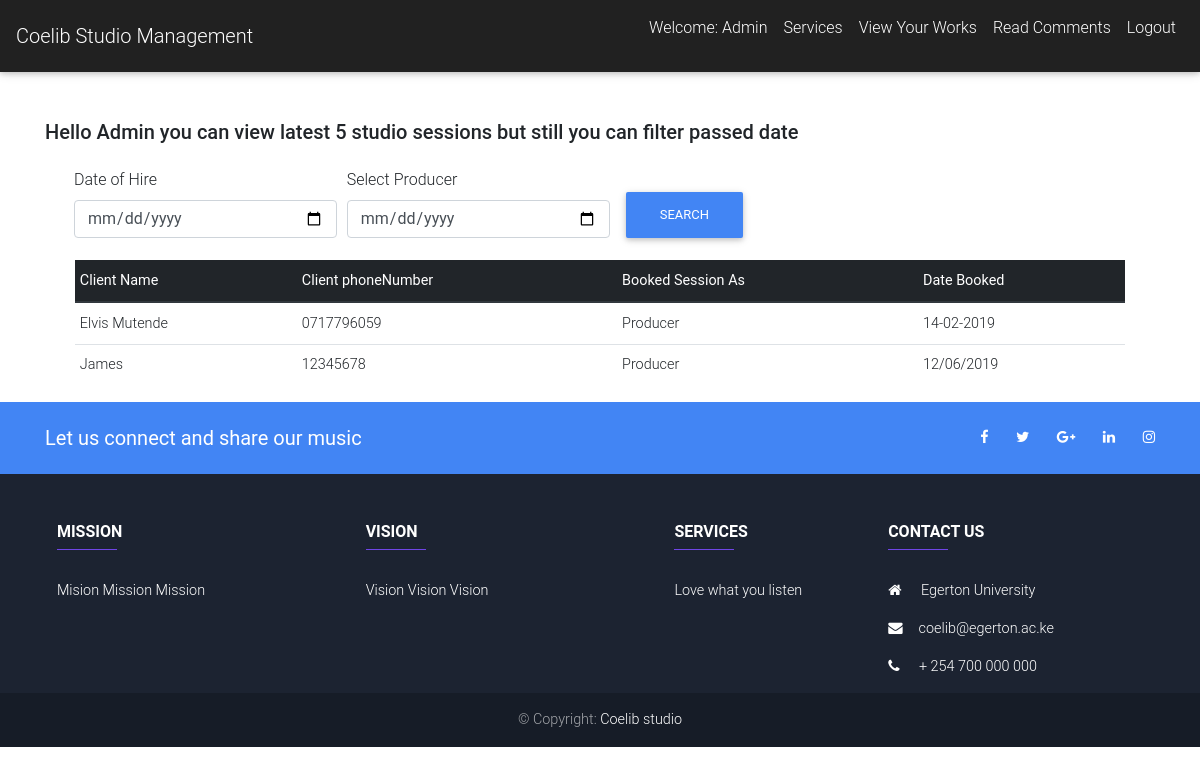
The app's page /sessions/ (signed in) with its own data.
### services/models.py (models this page shows)
class StudioSession(models.Model):
    BOOK_AS_CHOICES = (('Producer','Producer'),('Other','Other'))
    fullName = models.CharField(max_length=100)
    phoneNumber = models.CharField(max_length=13)
    booked_as = models.CharField(max_length=20, choices=BOOK_AS_CHOICES, default='Other')
    start_date = models.CharField(max_length=100)

### newusers/views.py (the view)
# urls.py: path('sessions/', views.studio_sessions, name="studio_sessions"),
def studio_sessions(request):
    sessions_available = StudioSession.objects.all()
    if(sessions_available.count() < 1):
        messages.success(request, 'Sorry we currently have no active sessions')
    context = {'sessions_available':sessions_available}
    return render(request, 'newusers/studio_sessions.html', context)

### newusers/templates/newusers/studio_sessions.html (shortened to what this page needs)
{% extends 'newusers/base.html' %}
{% block content %}
<br><br><br>
<div class="container">
    <h2 class="h5 gray-text text-left mb-4">Hello {{ user.username }}  you can view latest 5 studio sessions but still you can filter passed date</h2>
    <form method="GET">
              <div class="form-row ml-4">
                <div class="form-group col-md-3">
                  <label for="datefrom">Date of Hire</label>
                  <input type="date" class="form-control" id="datefrom"  name="from" width="100">
                </div>
                <div class="form-group col-md-3">
                  <label for="dateto">Select Producer</label>
                    <input type="date" class="form-control" id="dateto"  name="to">
                </div>
                <div class="form-group col-md-3">
                    <input type="submit" class="btn btn-primary mt-4" id="btn"  value="Search" height="30">
                </div>
          </div>
    </form>
    <div class="container">
      {% if sessions_available %}
      <div class="container">
      <table class="table table-hover table-sm">
                <thead class="thead-dark">
                  <tr>
                    <th>Client Name</th>
                    <th>Client phoneNumber</th>
                    <th>Booked Session As</th>
                    <th>Date Booked</th>
                    </tr>
                </thead>
                  <tbody>
          {% for sessions in sessions_available %}
          <tr>
            <td>{{sessions.fullName}}</td>
            <td>{{ sessions.phoneNumber }}</td>
            <td>{{ sessions.booked_as }}</td>
            <td>{{sessions.start_date}}</td>
          </tr>
          {% endfor %}
                </tbody>
              </table>
          </div>
      {% endif %}
    </div>
</div>
{% endblock %}

### newusers/templates/newusers/base.html (shortened to what this page needs)
<!doctype html>
<html lang="en">
  <head>
    {% load static %}
    <link rel="stylesheet" href="{% static 'bootstrap/MDB/css/bootstrap.min.css' %}" type="text/css" >
    <link href="{% static 'bootstrap/MDB/css/mdb.min.css' %}" type= "text/css" rel="stylesheet">
    <link rel="stylesheet" href="https://cdnjs.cloudflare.com/ajax/libs/font-awesome/4.7.0/css/font-awesome.min.css">
    <link rel="stylesheet" href="{% static 'css/style.css' %}">
  </head>
<body>
    <nav class="navbar navbar-expand-lg navbar-dark bg-dark fixed-top">
    <a class="navbar-brand" href="{% url 'index' %}">
          Coelib Studio Management
    </a>
    <div class="collapse navbar-collapse" id="navbarSupportedContent">
        <ul class="navbar-nav ml-auto">
            {% if user.is_authenticated %}
                <li class="nav-item">
                  <p class="nav-link"> Welcome: {{ user.username }}</p>
                </li>
                <li class="nav-item">
                  <a class="nav-link" href="{% url 'services' %} ">Services</a>
                </li>
                <li class="nav-item">
                  <a class="nav-link" href="">View Your Works</a>
                </li>
                <li class="nav-item">
                  <a class="nav-link" href="">Read Comments</a>
                </li>
                 <li class="nav-item">
                  <a class="nav-link" href="{% url 'logout' %}">Logout</a>
                </li>
          {% endif %}
      </ul>
    </div>
  </nav>
    <br><br>
    <div>
    {% block content %}
    {% endblock %}
        <div>
            <footer class="page-footer font-small unique-color-dark">
    <div class="bg-primary">
        <div class="container">
            <div class="row py-4 d-flex align-items-center">
                <div class="col-md-6 col-lg-5 text-center text-md-left mb-4 mb-md-0">
                    <h5 class="mb-0"><b>Let us connect and share our music</b></h5>
                </div>
                <div class="col-md-6 col-lg-7 text-center text-md-right">
                    <a href="" class="fb-ic">
                        <i class="fa fa-facebook white-text mr-4"> </i>
                    </a>
                    <a href="" class="tw-ic">
                        <i class="fa fa-twitter white-text mr-4"> </i>
                    </a>
                    <a href="" class="gplus-ic">
                        <i class="fa fa-google-plus white-text mr-4"> </i>
                    </a>
                    <a class="li-ic">
                        <i class="fa fa-linkedin white-text mr-4"> </i>
                    </a>
                    <a href="" class="ins-ic">
                        <i class="fa fa-instagram white-text"> </i>
                    </a>
                </div>
            </div>
        </div>
    </div>
    <div class="container text-center text-md-left mt-5">
        <div class="row mt-3">
            <div class="col-md-4 col-lg-3 col-xl-3 mx-auto mb-md-0 mb-4">
                <h6 class="text-uppercase font-weight-bold">Mission</h6>
                <hr class="deep-purple accent-2 mb-4 mt-0 d-inline-block mx-auto" style="width: 60px;">
                <p>
                    Mision Mission Mission
                </p>
            </div>
            <div class="col-md-3 col-lg-4 col-xl-3 mx-auto mb-4">
                <h6 class="text-uppercase font-weight-bold">Vision</h6>
                <hr class="deep-purple accent-2 mb-4 mt-0 d-inline-block mx-auto" style="width: 60px;">
                <p>
                   Vision Vision Vision
                </p>
            </div>
            <div class="col-md-2 col-lg-2 col-xl-2 mx-auto mb-4">
                <h6 class="text-uppercase font-weight-bold">Services</h6>
                <hr class="deep-purple accent-2 mb-4 mt-0 d-inline-block mx-auto" style="width: 60px;">
                <p>
                    Love what you listen
                </p>
            </div>
            <div class="col-md-4 col-lg-3 col-xl-3 mx-auto mb-md-0 mb-4">
                <h6 class="text-uppercase font-weight-bold">Contact Us</h6>
                <hr class="deep-purple accent-2 mb-4 mt-0 d-inline-block mx-auto" style="width: 60px;">
                <p>
                    <i class="fa fa-home mr-3"></i> Egerton University</p>
                <p>
                    <i class="fa fa-envelope mr-3"></i>coelib@egerton.ac.ke</p>
                <p>
                    <i class="fa fa-phone mr-3"></i> + 254 700 000 000</p>
            </div>
        </div>
    </div>
    <div class="footer-copyright text-center py-3">©
        Copyright:
        <a href="{% url 'index' %}">Coelib studio</a>
    </div>
</footer>
        </div>
    </div>
</body>

### newusers/static/css/style.css (style rules this page uses)
* { padding: 0; margin: 0; }

### records on screen
StudioSession: fullName "Elvis Mutende", phoneNumber "0717796059", booked_as "Producer", start_date "14-02-2019"
StudioSession: fullName "James", phoneNumber "12345678", booked_as "Producer", start_date "12/06/2019"

### other values on screen
{{ user.username }} "Admin"
